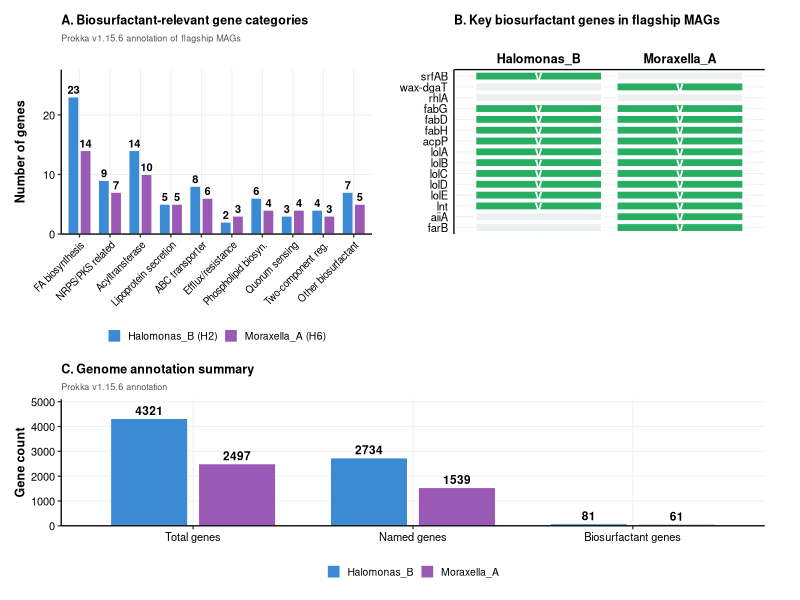
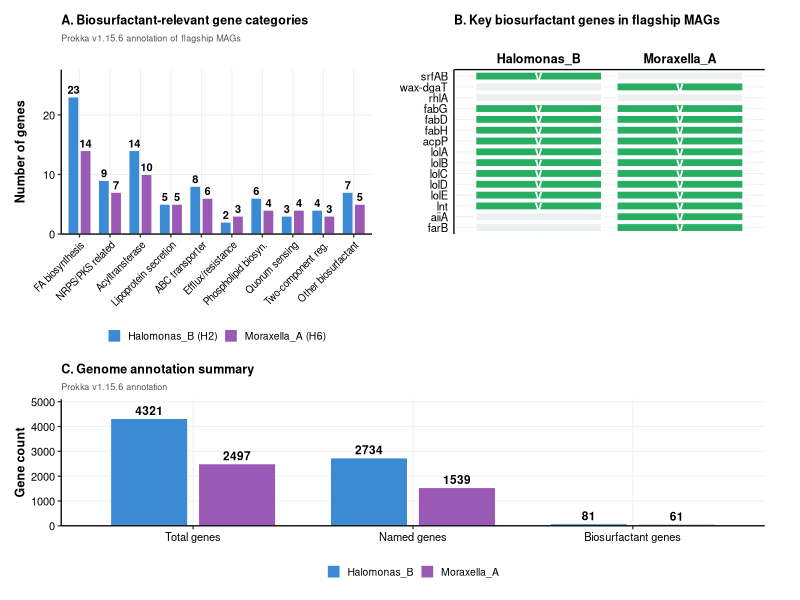

Generate these figures, in order, with R:
suppressPackageStartupMessages({
  library(ggplot2)
  library(patchwork)
  library(dplyr)
  library(tidyr)
  library(scales)
})

PROJECT <- "/data/habib/metagenome"
OUTDIR <- file.path(PROJECT, "biosurfactant/figures")

pub_theme <- theme_classic(base_size=10) +
  theme(
    axis.text=element_text(size=8, color="black"),
    axis.title=element_text(size=9, color="black", face="bold"),
    legend.text=element_text(size=7.5),
    plot.title=element_text(size=9, face="bold", hjust=0),
    plot.subtitle=element_text(size=6.5, color="#555555"),
    panel.grid.major=element_line(color="#EEEEEE", linewidth=0.3),
    legend.key.size=unit(0.35, "cm"),
    plot.margin=margin(5, 15, 5, 5)
  )

cat_levels <- c("FA biosynthesis", "NRPS/PKS related", "Acyltransferase",
                "Lipoprotein secretion", "ABC transporter", "Efflux/resistance",
                "Phospholipid biosyn.", "Quorum sensing",
                "Two-component reg.", "Other biosurfactant")

flagship_genes <- data.frame(
  Category=factor(rep(cat_levels, 2), levels=cat_levels),
  Count=c(23,9,14,5,8,2,6,3,4,7, 14,7,10,5,6,3,4,4,3,5),
  MAG=factor(rep(c("Halomonas_B (H2)","Moraxella_A (H6)"), each=10),
             levels=c("Halomonas_B (H2)","Moraxella_A (H6)"))
)

pS5a <- ggplot(flagship_genes, aes(x=Category, y=Count, fill=MAG)) +
  geom_bar(stat="identity", position=position_dodge(width=0.8),
           width=0.7, color="white", linewidth=0.3) +
  geom_text(aes(label=Count, group=MAG),
            position=position_dodge(width=0.8),
            vjust=-0.4, size=2.8, fontface="bold") +
  scale_fill_manual(values=c("Halomonas_B (H2)"="#3B8BD4",
                              "Moraxella_A (H6)"="#9B59B6"), name=NULL) +
  scale_y_continuous(expand=expansion(mult=c(0, 0.2))) +
  labs(x=NULL, y="Number of genes",
       title="A. Biosurfactant-relevant gene categories",
       subtitle="Prokka v1.15.6 annotation of flagship MAGs") +
  pub_theme +
  theme(legend.position="bottom", legend.direction="horizontal",
        axis.text.x=element_text(size=7, angle=45, hjust=1, vjust=1))

gene_levels <- c("srfAB","wax-dgaT","rhlA","fabG","fabD",
                 "fabH","acpP","lolA","lolB","lolC",
                 "lolD","lolE","lnt","aiiA","farB")

key_long <- data.frame(
  Gene=factor(rep(gene_levels, 2), levels=rev(gene_levels)),
  MAG=factor(rep(c("Halomonas_B","Moraxella_A"), each=15),
             levels=c("Halomonas_B","Moraxella_A")),
  Present=c(1,0,0,1,1,1,1,1,1,1,1,1,1,0,0,
            0,1,0,1,1,1,1,1,1,1,1,1,1,1,1),
  stringsAsFactors=FALSE
)
key_long$Fill <- ifelse(key_long$Present==1, "Present", "Absent")

pS5b <- ggplot(key_long, aes(x=MAG, y=Gene, fill=Fill)) +
  geom_tile(color="white", linewidth=0.8, width=0.9, height=0.85) +
  geom_text(data=key_long[key_long$Present==1,],
            aes(label="v"), color="white", size=3.5, fontface="bold") +
  scale_fill_manual(
    values=c("Present"="#27AE60","Absent"="#ECF0F1"), guide="none") +
  scale_x_discrete(position="top") +
  labs(x=NULL, y=NULL, title="B. Key biosurfactant genes in flagship MAGs") +
  pub_theme +
  theme(axis.text.x=element_text(size=9, face="bold"),
        axis.text.y=element_text(size=8),
        panel.grid=element_blank(), axis.ticks=element_blank(),
        plot.margin=margin(5, 20, 5, 5))

gs_long <- data.frame(
  MAG=factor(rep(c("Halomonas_B","Moraxella_A"), each=3),
             levels=c("Halomonas_B","Moraxella_A")),
  Category=factor(rep(c("Total genes","Named genes","Biosurfactant genes"), 2),
                  levels=c("Total genes","Named genes","Biosurfactant genes")),
  Count=c(4321,2734,81, 2497,1539,61)
)

pS5c <- ggplot(gs_long, aes(x=Category, y=Count, fill=MAG)) +
  geom_bar(stat="identity", position=position_dodge(width=0.8),
           width=0.7, color="white", linewidth=0.3) +
  geom_text(aes(label=Count, group=MAG),
            position=position_dodge(width=0.8),
            vjust=-0.4, size=3, fontface="bold") +
  scale_fill_manual(values=c("Halomonas_B"="#3B8BD4",
                              "Moraxella_A"="#9B59B6"), name=NULL) +
  scale_y_continuous(expand=expansion(mult=c(0, 0.18))) +
  labs(x=NULL, y="Gene count",
       title="C. Genome annotation summary",
       subtitle="Prokka v1.15.6 annotation") +
  pub_theme +
  theme(legend.position="bottom", legend.direction="horizontal")

figS5 <- (pS5a | pS5b) / pS5c + plot_layout(heights=c(1.3, 1))

ggsave(file.path(OUTDIR, "FigureS5_flagship_MAGs.pdf"),
       figS5, width=200, height=210, units="mm", dpi=300)
ggsave(file.path(OUTDIR, "FigureS5_flagship_MAGs.png"),
       figS5, width=200, height=210, units="mm", dpi=300)
cat("S5 done.\n")
